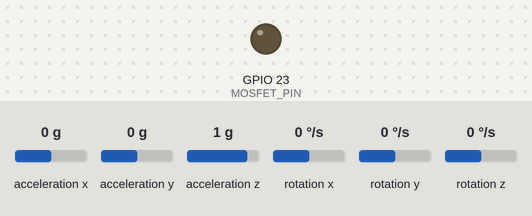
A sketch run on a simulated ESP32. On the bench: output pins drawn as LEDs (lit = HIGH). Inputs (shaded band) come from the test bench; at power-on: acceleration x 0 g, acceleration y 0 g, acceleration z 1 g, rotation x 0 °/s, rotation y 0 °/s, rotation z 0 °/s. Nothing arrives over Bluetooth unless stated; a phone connects over Bluetooth LE 3 s after start; what the sketch prints to the serial monitor is not drawn.

Above: at 1.2 s.
1.3 s: acceleration x set to -1 g
2.8 s: acceleration x set to -1.3 g
At 2.95 s:
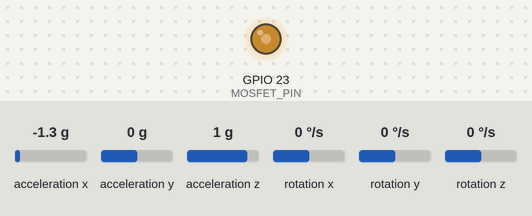
At 6.7 s:
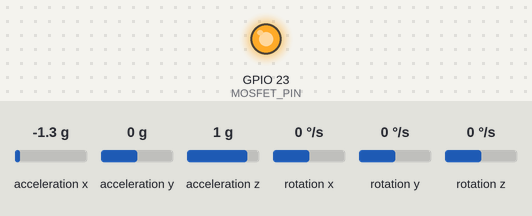
Timing chart, 0 to 8.2 s (numbered marks = the images above; inputs shaded):
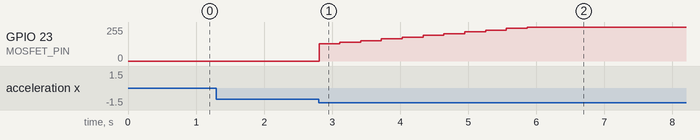

Measured:
- the behaviour switches between -1.1 and -1.2 g on acceleration x (found by bisection; images 0 and 1)
- after the input at 1.3 s, every drawn part: stays the same
- after the input at 2.8 s, GPIO 23 (MOSFET_PIN): moves from 0/255 to 255/255 over 3.1 s, starting at once

The sketch:

GestureLamp.ino
```cpp
/* File: GestureLamp.ino
   ESP32 + MPU6050 Gesture-Controlled Lamp with BLE Feedback
*/

#include <Wire.h>
#include "MPU6050.h"
#include <BLEDevice.h>
#include <BLEServer.h>
#include <BLEUtils.h>
#include <BLE2902.h>

// ===== Pin & BLE Definitions =====
const int    MOSFET_PIN      = 23;      // PWM → MOSFET gate
const int    I2C_SDA         = 21;      // MPU6050 SDA
const int    I2C_SCL         = 22;      // MPU6050 SCL

// BLE service/characteristic UUIDs (randomly generated)
#define SERVICE_UUID        "12345678-1234-1234-1234-1234567890ab"
#define CHAR_UUID_BRIGHT    "abcdefab-1234-5678-1234-abcdefabcdef"

MPU6050     imu;
BLECharacteristic* pBrightnessChar;

// ===== Gesture Settings =====
const float   TILT_THRESH     = 20.0;   // deg tilt to step brightness
const float   SHAKE_THRESH    = 1.5;    // g-units to detect shake
const uint8_t BRIGHT_STEP     = 13;     // 5% of 255 ≈ 13
const uint32_t GESTURE_DELAY  = 300;    // ms debounce

// ===== State =====
uint8_t  brightness = 0;    // 0–255
bool     lampOn     = false;
uint32_t lastGesture = 0;

// ===== BLE Callbacks =====
class MyServerCallbacks : public BLEServerCallbacks {
  void onConnect(BLEServer*)  { /* no action */ }
  void onDisconnect(BLEServer* pServer) {
    pServer->startAdvertising();
  }
};

void setup() {
  Serial.begin(115200);
  Wire.begin(I2C_SDA, I2C_SCL);

  // Init MPU6050
  imu.initialize();
  if (!imu.testConnection()) {
    Serial.println("MPU6050 error!");
    while (1);
  }

  // Setup PWM on MOSFET_PIN (2 kHz, 8-bit)
  ledcSetup(0, 2000, 8);
  ledcAttachPin(MOSFET_PIN, 0);
  ledcWrite(0, 0);

  // Setup BLE
  BLEDevice::init("GestureLamp");
  BLEServer* pServer = BLEDevice::createServer();
  pServer->setCallbacks(new MyServerCallbacks());
  BLEService* pService = pServer->createService(SERVICE_UUID);
  pBrightnessChar = pService->createCharacteristic(
                      CHAR_UUID_BRIGHT,
                      BLECharacteristic::PROPERTY_READ   |
                      BLECharacteristic::PROPERTY_NOTIFY
                    );
  pBrightnessChar->addDescriptor(new BLE2902());
  pBrightnessChar->setValue(&brightness, 1);
  pService->start();
  pServer->getAdvertising()->start();
  Serial.println("BLE Advertising GestureLamp");
}

void loop() {
  // Read accelerometer (g-units)
  int16_t ax, ay, az;
  imu.getAcceleration(&ax, &ay, &az);
  float xg = ax / 16384.0;
  float yg = ay / 16384.0;
  float zg = az / 16384.0;

  // Compute pitch (tilt forward/back)
  float pitch = atan2(-xg, sqrt(yg*yg + zg*zg)) * 57.3;
  // Compute acceleration magnitude for shake detection
  float accMag = sqrt(xg*xg + yg*yg + zg*zg);

  uint32_t now = millis();
  if (now - lastGesture > GESTURE_DELAY) {
    // Tilt up → increase brightness
    if (pitch >  TILT_THRESH && lampOn) {
      brightness = min(255, brightness + BRIGHT_STEP);
      lastGesture = now;
    }
    // Tilt down → decrease brightness
    else if (pitch < -TILT_THRESH && lampOn) {
      brightness = max(0, brightness - BRIGHT_STEP);
      lastGesture = now;
    }
    // Shake → toggle ON/OFF
    else if (accMag > SHAKE_THRESH) {
      lampOn     = !lampOn;
      brightness = lampOn ? 128 : 0;  // default mid-level
      lastGesture = now;
    }
    // Apply lamp state
    ledcWrite(0, lampOn ? brightness : 0);

    // Notify BLE client
    pBrightnessChar->setValue(&brightness, 1);
    pBrightnessChar->notify();
  }

  delay(20);
}
```
